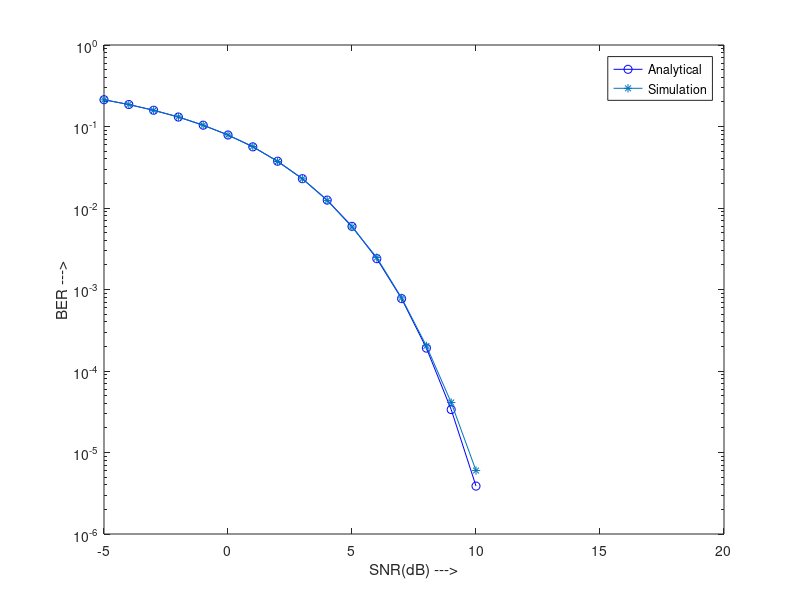

MATLAB code to generate this figure:
clc; clear all; close all;
N=10^6;
snr_db=-10:1:10;
SNR=10.^(snr_db/10)
L=length(snr_db);

%snr_range=db2pow(snr_db);

%ser_ana=qfunc(sqrt(2*snr_range));
ser_ana=0.5*erfc(sqrt(SNR));

ser_sim=zeros(1,L);
for k=1:L
    snr=SNR(k);
    noise_pow=1/snr;
    s=randsrc(1,N,[-1 1]);
    %s=randi([-1 1],1,N);
    w=1/sqrt(2)*(randn(1,N)+j*randn(1,N));
    w=sqrt(noise_pow)*w;
    y=s+w;
    y(real(y)<0)=-1;
     y(real(y)>0)=1;
     err=size(find([y- s]),2);
     ser_sim(k)=err/N;
end

semilogy(snr_db,ser_ana,'b-o');
hold on;
semilogy(snr_db,ser_sim,'-*');
hold off;
legend('Analytical','Simulation');
xlabel('SNR(dB) --->')
ylabel('BER --->')
xlim([-5 20]);